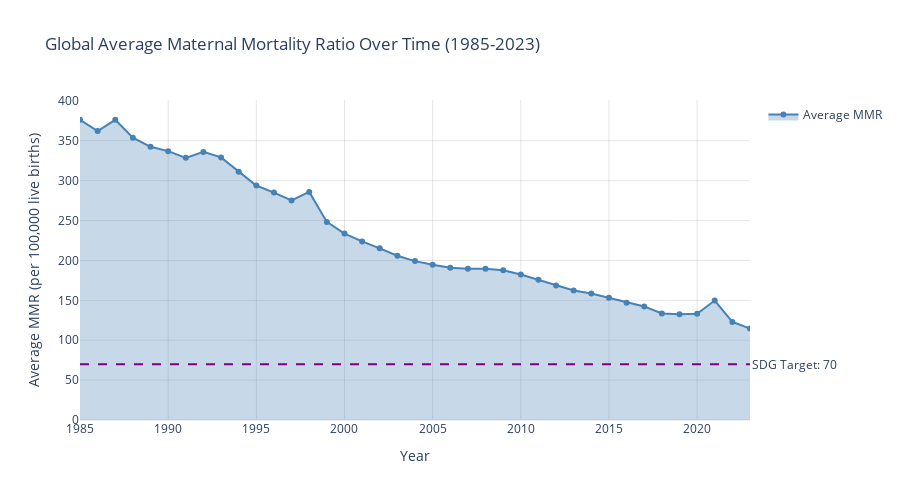

The notebook cell this image was saved under:
### Markdown cell above
### EDA 2: Trend of Average Maternal Mortality Ratio Over Time (1985-2023)

### Code cell
# Global MMR Trend Over Time
import plotly.graph_objects as go

yearly_avg = df.groupby('Year')['Maternal_Mortality_Ratio'].mean()

# Create figure
fig_trend = go.Figure()

# Add area trace
fig_trend.add_trace(go.Scatter(
    x=yearly_avg.index,
    y=yearly_avg.values,
    mode='lines+markers',
    name='Average MMR',
    line=dict(color='steelblue', width=2),
    marker=dict(size=6),
    fill='tozeroy',
    fillcolor='rgba(70, 130, 180, 0.3)',
    hovertemplate='Year: %{x}<br>MMR: %{y:.1f}<extra></extra>'
))

# Add SDG target line
fig_trend.add_hline(
    y=70, 
    line_dash="dash", 
    line_color="purple", 
    line_width=2,
    annotation_text="SDG Target: 70",
    annotation_position="right"
)

# Update layout
fig_trend.update_layout(
    title='Global Average Maternal Mortality Ratio Over Time (1985-2023)',
    xaxis_title='Year',
    yaxis_title='Average MMR (per 100,000 live births)',
    template='plotly_white',
    height=500,
    showlegend=True,
    hovermode='x unified'
)

fig_trend.update_xaxes(showgrid=True, gridwidth=1, gridcolor='rgba(0,0,0,0.1)')
fig_trend.update_yaxes(showgrid=True, gridwidth=1, gridcolor='rgba(0,0,0,0.1)')

fig_trend.show()

# Calculate reduction
reduction = ((yearly_avg.iloc[0] - yearly_avg.iloc[-1]) / yearly_avg.iloc[0]) * 100
print(f"\n📉 Overall Reduction: {reduction:.1f}% (from {yearly_avg.iloc[0]:.0f} in 1985 to {yearly_avg.iloc[-1]:.0f} in 2023)")

### Figure 1 — Plotly figure (JSON) as saved in the notebook; plotly's stock layout.template omitted (floating-point values rounded to 4 significant figures)
{"data": [{"fill": "tozeroy", "fillcolor": "rgba(70, 130, 180, 0.3)", "hovertemplate": "Year: %{x}<br>MMR: %{y:.1f}<extra></extra>", "line": {"color": "steelblue", "width": 2}, "marker": {"size": 6}, "mode": "lines+markers", "name": "Average MMR", "type": "scatter", "x": [1985, 1986, 1987, 1988, 1989, 1990, 1991, 1992, 1993, 1994, 1995, 1996, 1997, 1998, 1999, 2000, 2001, 2002, 2003, 2004, 2005, 2006, 2007, 2008, 2009, 2010, 2011, 2012, 2013, 2014, 2015, 2016, 2017, 2018, 2019, 2020, 2021, 2022, 2023], "y": [376.3, 362.3, 376.2, 353.9, 342.5, 337.0, 328.6, 336.1, 329.1, 311.1, 293.9, 285.1, 275.2, 285.9, 248.3, 233.7, 223.8, 215.2, 205.9, 199.2, 194.5, 190.9, 189.6, 189.4, 187.8, 182.5, 175.7, 168.5, 162.3, 158.6, 153.2, 147.0, 142.4, 133.5, 132.4, 133.1, 149.7, 122.9, 114.6]}], "layout": {"annotations": [{"showarrow": false, "text": "SDG Target: 70", "x": 1, "xanchor": "left", "xref": "x domain", "y": 70, "yanchor": "middle", "yref": "y"}], "height": 500, "hovermode": "x unified", "shapes": [{"line": {"color": "purple", "dash": "dash", "width": 2}, "type": "line", "x0": 0, "x1": 1, "xref": "x domain", "y0": 70, "y1": 70, "yref": "y"}], "showlegend": true, "title": {"text": "Global Average Maternal Mortality Ratio Over Time (1985-2023)"}, "xaxis": {"gridcolor": "rgba(0,0,0,0.1)", "gridwidth": 1, "showgrid": true, "title": {"text": "Year"}}, "yaxis": {"gridcolor": "rgba(0,0,0,0.1)", "gridwidth": 1, "showgrid": true, "title": {"text": "Average MMR (per 100,000 live births)"}}}}
